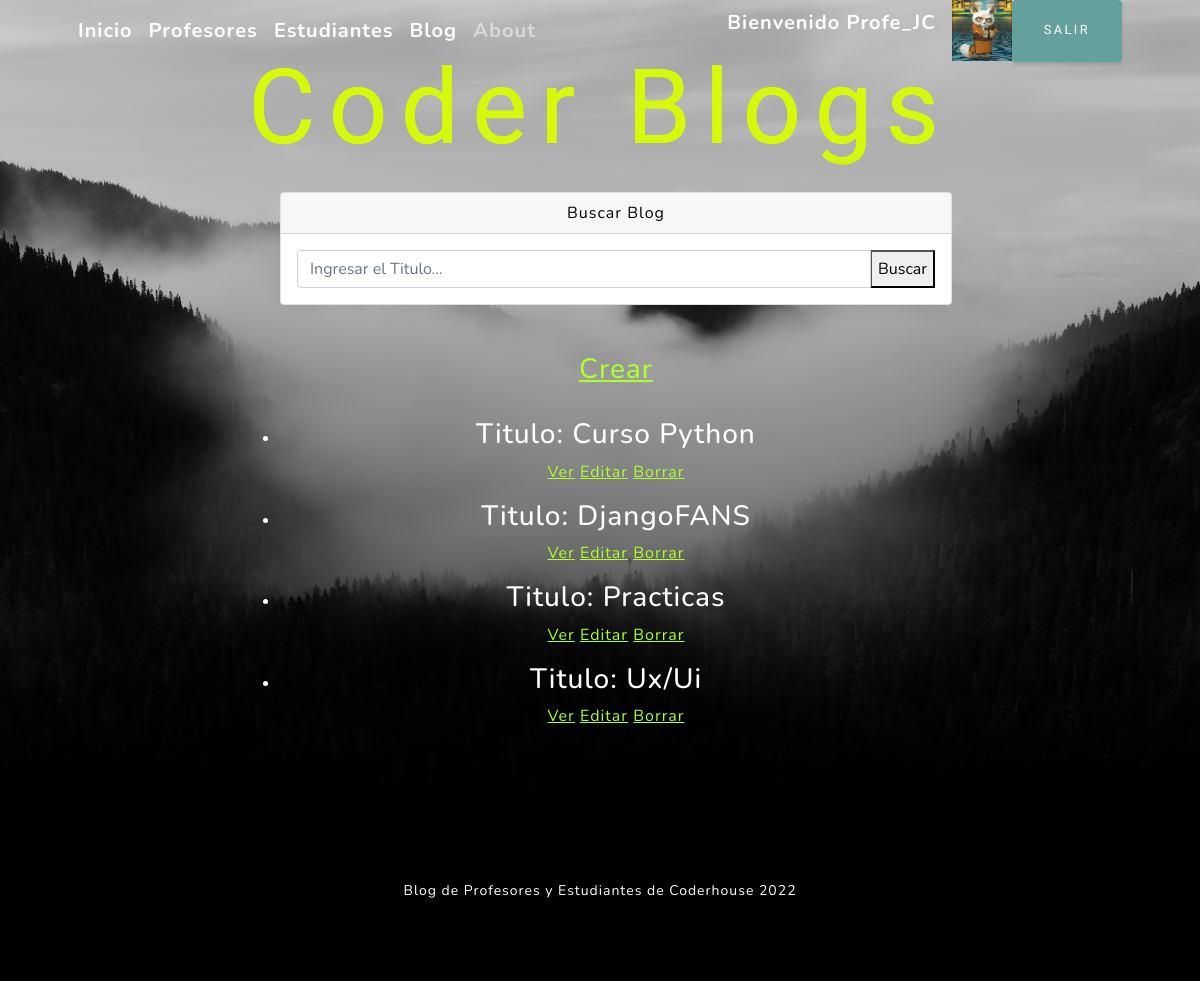
Page /Aplicacion/Blog/blog/Blista (signed in) on the earlier database version.
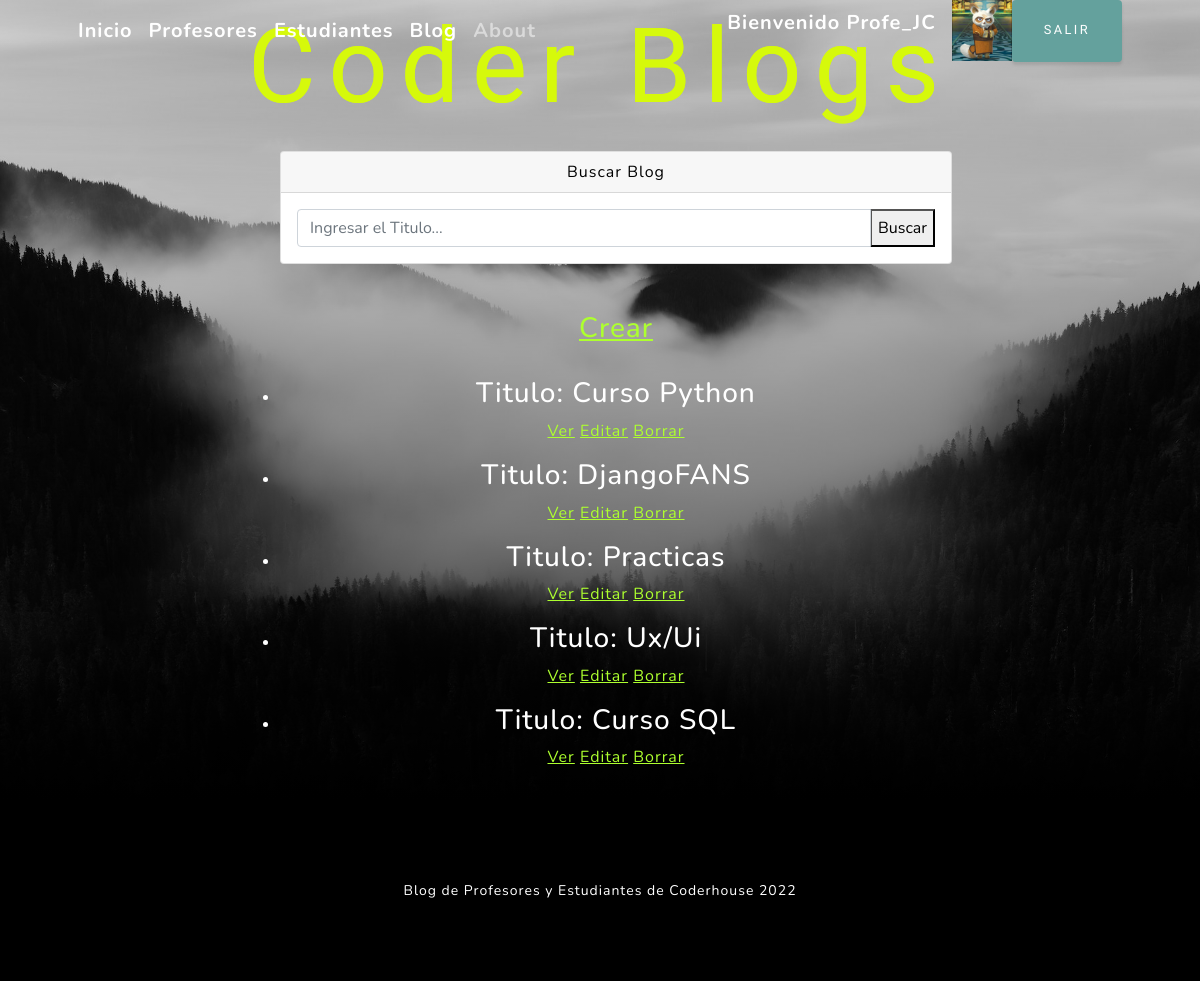
Same page on the later database version.
### Aplicacion/models.py (models this page shows, shortened)
class Blog(models.Model):
    titulo = models.CharField(max_length=300)
    subtitulo = models.CharField(max_length=300)
    contenido = models.TextField()
    autor = models.CharField(max_length=300)

### Aplicacion/views.py (the view)
# urls.py: path("Blog/blog/Blista", views.MuroBlog.as_view(), name='ListBlogs'),
class MuroBlog(LoginRequiredMixin, ListView):
    model = Blog
    template_name = "Aplicacion/Blog/listaBlogs.html"

### Aplicacion/templates/Aplicacion/Blog/listaBlogs.html
{% extends "Aplicacion/padre.html" %}
{% block contenidoModificable %}
    <h1>Coder Blogs</h1>
    <br>
{% endblock %}
{% block contenido2 %}
    <ul>
        {% if user.is_authenticated %}
        <div class="card mb-4">
            <form action="/Aplicacion/buscar/" method="GET">
                <div class="card-header text-black">Buscar Blog</div>
                <div class="card-body">
                    <div class="input-group">
                        <input class="form-control" type="text" placeholder="Ingresar el Titulo..." name="titulo" id="titulo" />
                        <input type="submit" value="Buscar"/>
                    </div>
                </div>
            </form>
        </div>
        {% endif %}
        <br>
        <a style="color:greenyellow" href="{% url 'Create' %}"><h3>Crear</h3></a>
        <br>
        {% for blog in object_list %}
        <li>
            <h3>Titulo: {{blog.titulo}}</h3>
            <p>
                <a style="color:greenyellow" href="{% url 'Detail' blog.id %}">Ver</a>
                <a style="color:greenyellow" href="{% url 'Edit' blog.id %}">Editar</a>
                <a style="color:greenyellow" href="{% url 'Delete' blog.id %}">Borrar</a>
            </p>
        </li>
        {% endfor %}
    </ul>
{% endblock %}

Differences in the rows shown:
added Blog: titulo "Curso SQL"
